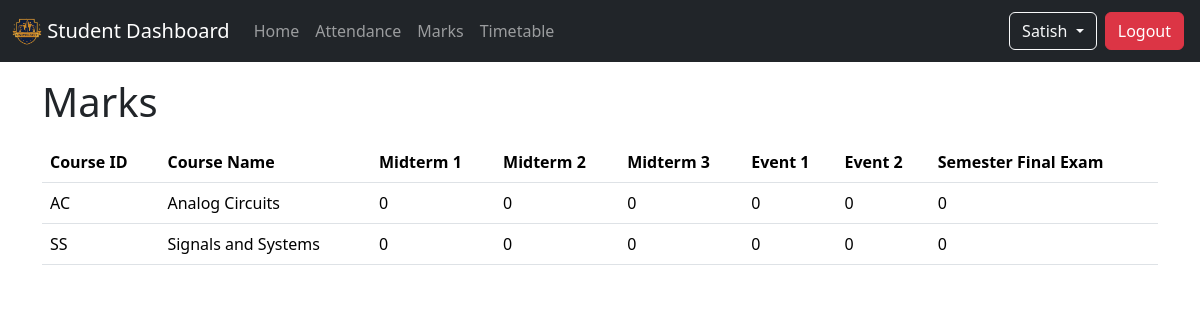
The page /student/RN0007/marks (signed in) on the database its author committed.
### info/models.py (models this page shows, shortened)
class User(AbstractUser):
    is_student = models.BooleanField(default=False, verbose_name='Student Status')
    is_teacher = models.BooleanField(default=False, verbose_name='Teacher Status')
    is_hod = models.BooleanField(default=False, verbose_name='HOD Status')

class Student(models.Model):
    user = models.OneToOneField(User, on_delete=models.CASCADE, null=True)
    class_id = models.ForeignKey(Class, on_delete=models.CASCADE, default='1')
    roll_number = models.CharField(max_length=50, primary_key=True)
    name = models.CharField(max_length=200)
    gender = models.CharField(max_length=50, choices=gender_choices, default='Male')
    date_of_birth = models.DateField(default='1990-21-10')

class StudentCourse(models.Model):
    student = models.ForeignKey(Student, on_delete=models.CASCADE)
    course = models.ForeignKey(Course, on_delete=models.CASCADE)
    class Meta:
        unique_together = ('student', 'course')
        verbose_name_plural = 'Marks'

class Course(models.Model):
    department = models.ForeignKey(Department, on_delete=models.CASCADE)
    id = models.CharField(max_length=50, primary_key=True)
    name = models.CharField(max_length=200)
    short_name = models.CharField(max_length=50, default='X')

class Marks(models.Model):
    student_course = models.ForeignKey(StudentCourse, on_delete=models.CASCADE)
    name = models.CharField(max_length=50, choices=exam_name, default='Midterm 1')
    marks1 = models.IntegerField(default=0, validators=[MinValueValidator(0), MaxValueValidator(100)])
    class Meta:
        unique_together = ('student_course', 'name')

### info/views.py (the view)
# urls.py: path('student/<str:roll_number>/marks', views.StudentMarksListView.as_view(), name = "student_marks"),
class StudentMarksListView(LoginRequiredMixin, TemplateView):
    template_name = 'info/student/marks_list.html'
    def get(self, request, *args, **kwargs):
        if request.user.is_student:
            context = self.get_context_data(**kwargs)
            roll_number = kwargs['roll_number']
            student = Student.objects.get(roll_number=roll_number)
            assign_list = Assign.objects.filter(class_id_id=student.class_id)
            student_course_list = []
            for assign in assign_list:
                try:
                    student_course = StudentCourse.objects.get(student=student, course=assign.course)
                except:
                    student_course = StudentCourse(student=student, course=assign.course)
                    student_course.save()
                    student_course.marks_set.create(name = 'Midterm 1')
                    student_course.marks_set.create(name = 'Midterm 2')
                    student_course.marks_set.create(name = 'Midterm 3')
                    student_course.marks_set.create(name = 'Event 1')
                    student_course.marks_set.create(name = 'Event 2')
                    student_course.marks_set.create(name = 'Semester Final Exam')
                student_course_list.append(student_course)
            context['student_course_list'] = student_course_list
            return self.render_to_response(context)
        return redirect('info:unauthorize_view')

### info/templates/info/student/marks_list.html (shortened to what this page needs)
{% extends 'base_master.html' %}
{% block content %}
    <div class="container">
        <h1>Marks</h1>
        <div class="table-responsive mt-3">
            <table class="table table-hover">
                <thead>
                    <tr>
                        <th scope="col">Course ID</th>
                        <th scope="col">Course Name</th>
                        <th scope="col">Midterm 1</th>
                        <th scope="col">Midterm 2</th>
                        <th scope="col">Midterm 3</th>
                        <th scope="col">Event 1</th>
                        <th scope="col">Event 2</th>
                        <th scope="col">Semester Final Exam</th>
                    </tr>
                </thead>
                <tbody>
                    {% for obj in student_course_list %}
                    <tr>
                        <td class="align-middle">{{obj.course_id}}</td>
                        <td class="align-middle">{{obj.course.name}}</td>
                        {% for marks in obj.marks_set.all %}
                            <td class="align-middle">{{marks.marks1}}</td>
                        {% endfor %}
                    </tr>
                    {% endfor %}
                </tbody>
            </table>
        </div>
    </div>
{% endblock content %}

### templates/includes/navbar.html (shortened to what this page needs)
{% load static %}
<nav class="navbar navbar-expand-sm navbar-dark bg-dark" aria-label="University Navbar">
  <div class="container-fluid">
    <a class="navbar-brand" href="/">
      <img src="{% static 'info/img/univ-logo.png' %}" alt="Logo" width="30" class="d-inline-block align-text-top">
      {% if request.user.is_authenticated  %}
        {% if request.user.is_student %}
          Student Dashboard
        {% elif request.user.is_teacher %}
          Teacher Dashboard
        {% else %}
          Admin Dashboard
        {% endif %}
      {% else %}
        University
      {% endif %}
    </a>
    <div class="collapse navbar-collapse" id="navbar">
      <ul class="navbar-nav me-auto mb-2 mb-sm-0">
        {% if request.user.is_authenticated  %}
          {% if request.user.is_student %}
            <li class="nav-item">
                <a class="nav-link" href="{% url 'info:student_view' %}">Home</a>
            </li>
            <li class="nav-item">
              <a class="nav-link" href="{% url 'info:student_attendance' request.user.student.roll_number %}">Attendance</a>
            </li>
            <li class="nav-item">
              <a class="nav-link" href="{% url 'info:student_marks' request.user.student.roll_number %}">Marks</a>
            </li>
            <li class="nav-item">
              <a class="nav-link" href="{% url 'info:student_timetable' request.user.student.class_id_id %}">Timetable</a>
            </li>
          {% endif %}
        {% endif %}
      </ul>
      <ul class="navbar-nav mb-2 mb-sm-0">
        <li class="nav-item dropdown">
          {% if request.user.is_authenticated %}
            <button class="btn btn-outline-light dropdown-toggle text-capitalize" type="button" data-bs-toggle="dropdown" data-bs-auto-close="true" aria-expanded="false">
              {% if request.user.is_teacher %}
                {{request.user.teacher.name}}
              {% elif request.user.is_student %}
                {{request.user.student.name}}
              {% else %}
                {{request.user.username}}
              {% endif %}
            </button>
            <a class="btn btn-danger m-1" href="{% url 'account_logout' %}">Logout</a>
          {% else %}
            <a class="btn btn-outline-light m-1" href="{% url 'account_login' %}">Login</a>
          {% endif %}
        </li>
      </ul>
    </div>
  </div>
</nav>

### rows shown on the page
User: user.student.name "Satish"
StudentCourse: course_id "AC", course.name "Analog Circuits"
Marks: marks1 "0"
Marks: marks1 "0"
Marks: marks1 "0"
Marks: marks1 "0"
Marks: marks1 "0"
Marks: marks1 "0"
StudentCourse: course_id "SS", course.name "Signals and Systems"
Marks: marks1 "0"
Marks: marks1 "0"
Marks: marks1 "0"
Marks: marks1 "0"
Marks: marks1 "0"
Marks: marks1 "0"
